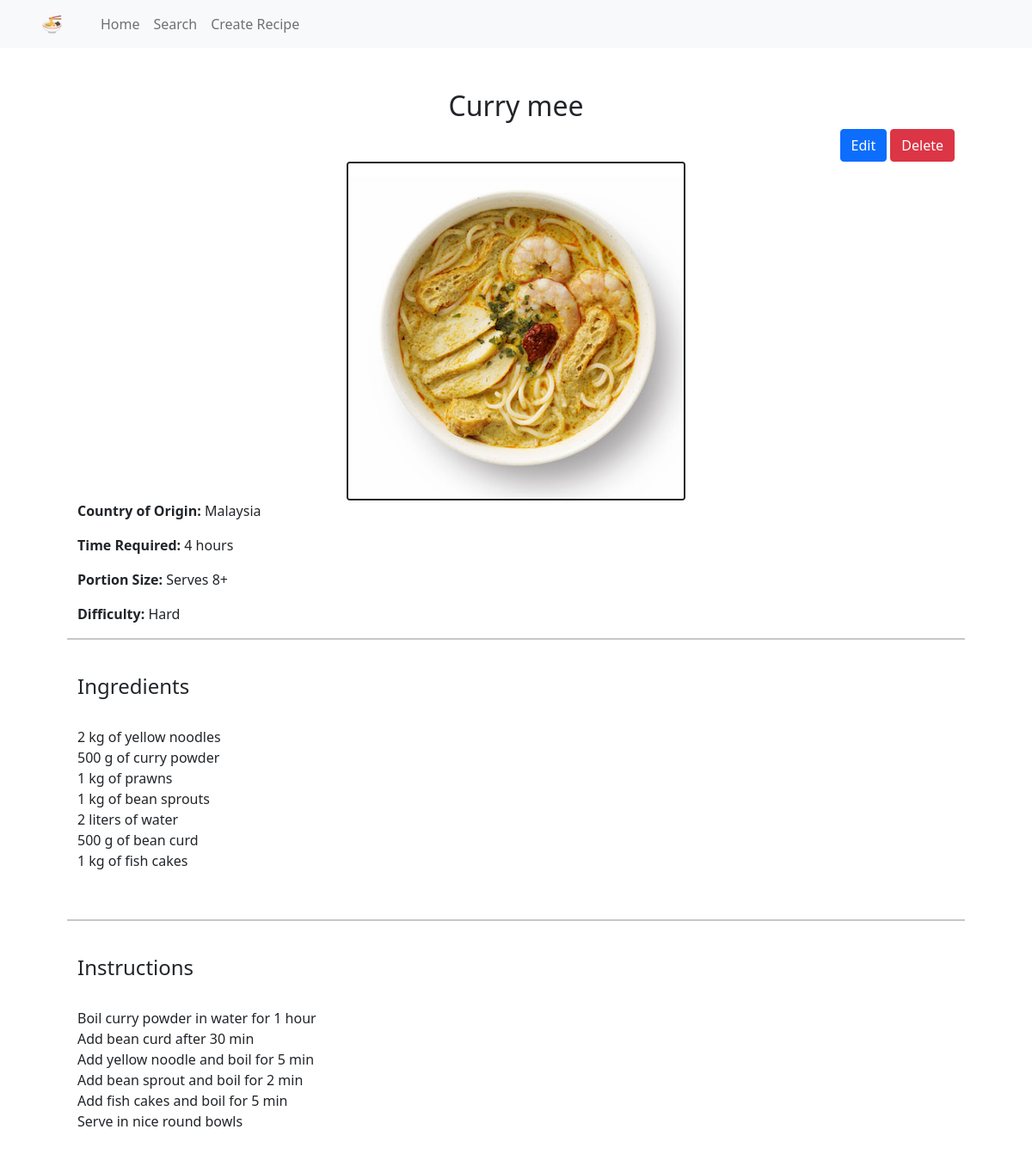
Screenshot of /recipe/38 with the database file from the repository.
### tables this page shows
CREATE TABLE 'recipes' ('id' integer PRIMARY KEY AUTOINCREMENT NOT NULL, 'name' text, 'country' text, 'difficulty' text, 'time' text, 'size' text, 'ingredients' text, 'instructions' text,'image_name' text);

### application.py (the view)
@app.route("/recipe/<id>")
def recipe(id):
    con = sqlite3.connect("recipes.db")
    con.row_factory = sqlite3.Row
    cur = con.cursor()
    recipe = (cur.execute("SELECT * FROM recipes WHERE id = ?", (id,)).fetchall())[0]
    con.close()
    return render_template("recipe.html", recipe=recipe)

### templates/recipe.html (shortened to what this page needs)
{% extends "layout.html" %}
{% block main %}
    <div class="container text-center">
        <h2>{{ recipe["name"].capitalize() }}</h2>
    </div>
    <div class="container text-end">
        <a href="/edit/{{ recipe["id"] }}" class="btn btn-primary">Edit</a>
        <a href="/delete/{{ recipe["id"] }}" class="btn btn-danger">Delete</a>
    </div>
    {% if recipe["image_name"] %}
        <div class="container recipe-img text-center">
            <img alt="{{ top }}" class="border border-dark border-2 rounded img-fluid" src="../static/images/{{ recipe["image_name"] }}" title="{{ recipe["name"] }}">
        </div>
    {% endif %}
    <div class="container text-start">
        <p><strong>Country of Origin: </strong> {{ recipe["country"] }}</p>
        <p><strong>Time Required: </strong>{{ recipe["time"] }}</p>
        <p><strong>Portion Size: </strong>{{ recipe["size"] }}</p>
        <p><strong>Difficulty: </strong>{{ recipe["difficulty"] }}</p>
    </div>
    <hr>
    <div class="container text-start preserve-newline">
        <h4>Ingredients</h4>
        <p>{{ recipe["ingredients"] }}</p>
    </div>
    <hr>
    <div class="container text-start preserve-newline">
        <h4>Instructions</h4>
        <p>{{ recipe["instructions"] }}</p>
    </div>
{% endblock %}

### static/styles.css (style rules this page uses)
hr { border-top: 2px solid; }
.recipe-img { height: 40%; width: 40%; }
.preserve-newline { white-space: pre-line; }

### rows the page displays
recipes: name "Curry mee", image_name (picture), country "Malaysia", time "4 hours", size "Serves 8+", difficulty "Hard", ingredients "2 kg of yellow noodles 500 g of curry powder 1 kg of prawns 1 kg of bean sprouts 2 liters of water 500 g of bean curd 1 kg of fish cakes", instructions "Boil curry powder in water for 1 hour Add bean curd after 30 min Add yellow noodle and boil for 5 min Add bean sprout and boil for 2 min Add fish cakes and boil for 5 min Serve in nice round bowls"
